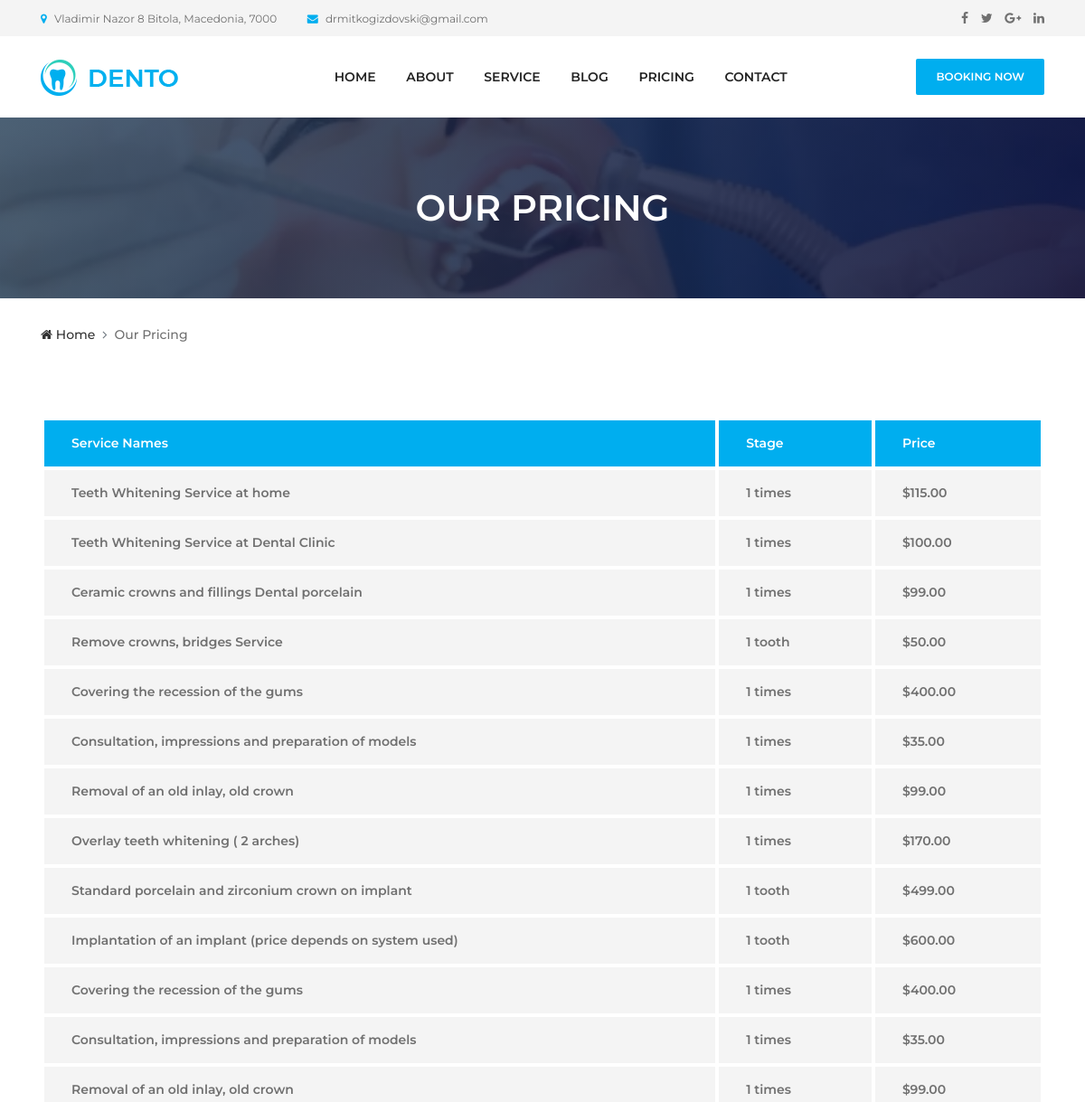
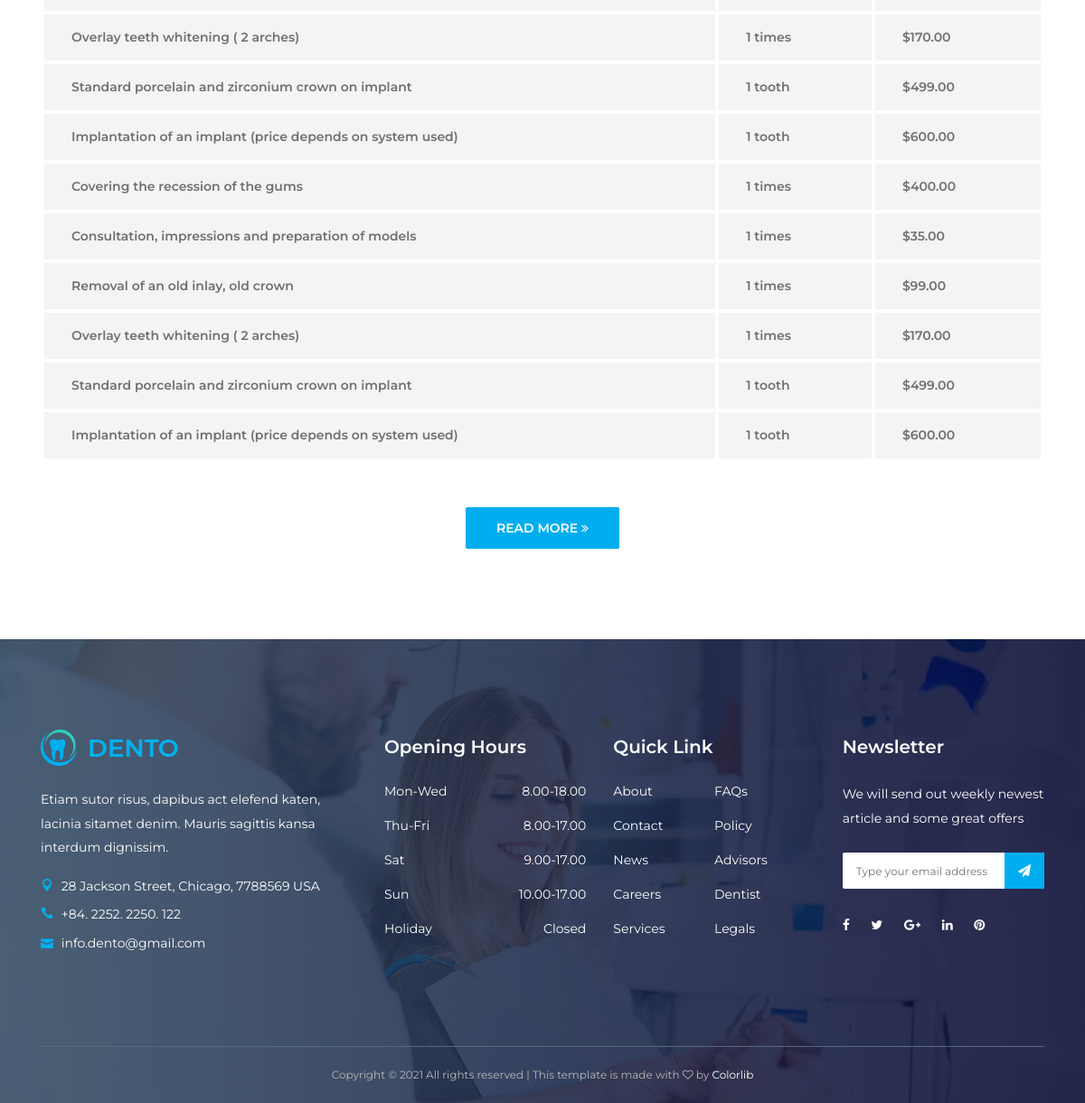
The page /pricing/ on the database its author committed (2 pictures, top to bottom).
### website/models.py (models this page shows, shortened)
class Pricing(models.Model):
    service_names = models.CharField(max_length=100)
    stage = models.CharField(max_length=10)
    price = models.FloatField()
    class Meta:
        verbose_name_plural = 'Pricing'

### website/views.py (the view)
# urls.py: path('pricing/', views.pricing, name='pricing'),
def pricing(request):
    form = EmailSignupForm()
    pricing = Pricing.objects.all()
    context = {'form': form, 'pricing': pricing}
    return render(request, 'website/pricing.html', context)

### marketing/forms.py
class EmailSignupForm(forms.ModelForm):
    email = forms.EmailField(widget=forms.TextInput(
        attrs={
            'type': 'email',
            'name': 'email',
            'id': 'email',
            'placeholder': 'Type your email address',
        }),
        label='')
    class Meta:
        model = Signup
        fields = ('email', )

### templates/website/pricing.html (shortened to what this page needs)
{% extends 'base.html' %}
{% load static %}
{% block content %}
<div class="breadcumb-area bg-img bg-gradient-overlay"
  style="background-image: url({% static 'website/img/bg-img/12.jpg' %});">
  <div class="container h-100">
    <div class="row h-100 align-items-center">
      <div class="col-12">
        <h2 class="title">Our Pricing</h2>
      </div>
    </div>
  </div>
</div>
<div class="breadcumb--con">
  <div class="container">
    <div class="row">
      <div class="col-12">
        <nav aria-label="breadcrumb">
          <ol class="breadcrumb">
            <li class="breadcrumb-item"><a href="#"><i class="fa fa-home"></i> Home</a></li>
            <li class="breadcrumb-item active" aria-current="page">Our Pricing</li>
          </ol>
        </nav>
      </div>
    </div>
  </div>
</div>
<section class="dento-pricing-table-area mt-50 section-padding-0-100">
  <div class="container">
    <div class="row">
      <div class="col-12">
        <div class="dento-price-table table-responsive">
          <table class="table table-borderless mb-0">
            <thead>
              <tr>
                <th scope="col">Service Names</th>
                <th scope="col">Stage</th>
                <th scope="col">Price</th>
              </tr>
            </thead>
            <tbody>
              {% for item in pricing %}
              <tr>
                <th scope="row">{{item.service_names}}</th>
                <td>{{item.stage}}</td>
                <td>${{item.price|floatformat:2}}</td>
              </tr>
              {% endfor %}
            </tbody>
          </table>
        </div>
      </div>
      <div class="col-12">
        <div class="more-btn text-center mt-50">
          <a href="{% url 'pricing' %}" class="btn dento-btn">Read More <i class="fa fa-angle-double-right"></i></a>
        </div>
      </div>
    </div>
  </div>
</section>
{% endblock %}

### templates/base.html (shortened to what this page needs)
{% load static %}
{% load crispy_forms_tags %}
<!DOCTYPE html>
<html lang="en">
<head>
  <link rel="stylesheet" href="{% static 'website/css/style.css' %}">
</head>
<body>
  <header class="header-area">
    <div class="top-header-area">
      <div class="container h-100">
        <div class="row h-100 align-items-center">
          <div class="col-6 col-md-9 col-lg-8">
            <div class="top-header-content">
              <a href="{% url 'contact' %}" data-toggle="tooltip" data-placement="bottom"
                title="Vladimir Nazor 8 Bitola, Macedonia, 7000"><i class="fa fa-map-marker"></i> <span>Vladimir Nazor
                  8
                  Bitola, Macedonia, 7000</span></a>
              <a href="{% url 'contact' %}" data-toggle="tooltip" data-placement="bottom"
                title="drmitkogizdovski@gmail.com"><i class="fa fa-envelope"></i>
                <span>drmitkogizdovski@gmail.com</span></a>
            </div>
          </div>
          <div class="col-6 col-md-3 col-lg-4">
            <div class="top-header-social-info text-right">
              <a href="https://www.facebook.com/dr.mitko.gizdovski" data-toggle="tooltip" data-placement="bottom"
                title="Facebook"><i class="fa fa-facebook"></i></a>
              <a href="#" data-toggle="tooltip" data-placement="bottom" title="Twitter"><i
                  class="fa fa-twitter"></i></a>
              <a href="#" data-toggle="tooltip" data-placement="bottom" title="Google Plus"><i
                  class="fa fa-google-plus"></i></a>
              <a href="#" data-toggle="tooltip" data-placement="bottom" title="Linkedin"><i
                  class="fa fa-linkedin"></i></a>
            </div>
          </div>
        </div>
      </div>
    </div>
    <div class="main-header-area">
      <div class="classy-nav-container breakpoint-off">
        <div class="container">
          <nav class="classy-navbar justify-content-between" id="dentoNav">
            <a class="nav-brand" href="{% url 'home' %}"><img src="{% static 'website/img/core-img/logo.png' %}"
                alt=""></a>
            <div class="classy-menu">
              <div class="classynav">
                <ul id="nav">
                  <li><a href="{% url 'home' %}">Home</a></li>
                  <li><a href="{% url 'about' %}">About</a></li>
                  <li><a href="{% url 'web_service' %}">Service</a></li>
                  <li><a href="{% url 'pricing' %}">Blog</a></li>
                  <li><a href="{% url 'pricing' %}">Pricing</a></li>
                  <li><a href="{% url 'contact' %}">Contact</a></li>
                </ul>
              </div>
            </div>
            <a href="#appointment" class="btn dento-btn booking-btn">Booking Now</a>
          </nav>
        </div>
      </div>
    </div>
  </header>
  {% block content %}
  {% endblock %}
  <footer class="footer-area bg-img bg-gradient-overlay"
    style="background-image: url({% static 'website/img/bg-img/3.jpg' %});">
    <div class="container">
      <div class="row">
        <div class="col-12 col-sm-6 col-lg-4">
          <div class="single-footer-widget">
            <a href="./index.html" class="d-block mb-4"><img src="{% static 'website/img/core-img/logo.png' %}"
                alt=""></a>
            <p>Etiam sutor risus, dapibus act elefend katen, lacinia sitamet denim. Mauris sagittis kansa interdum
              dignissim.</p>
            <div class="footer-contact">
              <p><i class="icon_pin"></i> 28 Jackson Street, Chicago, 7788569 USA</p>
              <p><i class="icon_phone"></i> +84. 2252. 2250. 122</p>
              <p><i class="icon_mail"></i> info.dento@gmail.com</p>
            </div>
          </div>
        </div>
        <div class="col-12 col-sm-6 col-lg">
          <div class="single-footer-widget">
            <h5 class="widget-title">Opening Hours</h5>
            <ul class="opening-hours">
              <li><span>Mon-Wed</span> <span>8.00-18.00</span></li>
              <li><span>Thu-Fri</span> <span>8.00-17.00</span></li>
              <li><span>Sat</span> <span>9.00-17.00</span></li>
              <li><span>Sun</span> <span>10.00-17.00</span></li>
              <li><span>Holiday</span> <span>Closed</span></li>
            </ul>
          </div>
        </div>
        <div class="col-12 col-sm-6 col-lg">
          <div class="single-footer-widget">
            <h5 class="widget-title">Quick Link</h5>
            <nav>
              <ul class="quick-links">
                <li><a href="#">About</a></li>
                <li><a href="#">FAQs</a></li>
                <li><a href="#">Contact</a></li>
                <li><a href="#">Policy</a></li>
                <li><a href="#">News</a></li>
                <li><a href="#">Advisors</a></li>
                <li><a href="#">Careers</a></li>
                <li><a href="#">Dentist</a></li>
                <li><a href="#">Services</a></li>
                <li><a href="#">Legals</a></li>
              </ul>
            </nav>
          </div>
        </div>
        <div class="col-12 col-sm-6 col-lg">
          <div class="single-footer-widget">
            <h5 class="widget-title">Newsletter</h5>
            <p>We will send out weekly newest article and some great offers</p>
            <div class="footer-newsletter-form">
              <form action="{% url 'email_list_signup' %}" method="post">
                {{ form }}
                <button type="submit"><i class="fa fa-paper-plane" aria-hidden="true"></i></button>
              </form>
            </div>
            <div class="footer-social-info">
              <a href="#" data-toggle="tooltip" data-placement="top" title="Facebook"><i class="fa fa-facebook"></i></a>
              <a href="#" data-toggle="tooltip" data-placement="top" title="Twitter"><i class="fa fa-twitter"></i></a>
              <a href="#" data-toggle="tooltip" data-placement="top" title="Google Plus"><i
                  class="fa fa-google-plus"></i></a>
              <a href="#" data-toggle="tooltip" data-placement="top" title="Linkedin"><i class="fa fa-linkedin"></i></a>
              <a href="#" data-toggle="tooltip" data-placement="top" title="Pinterest"><i
                  class="fa fa-pinterest"></i></a>
            </div>
          </div>
        </div>
      </div>
    </div>
    <div class="container">
      <div class="row">
        <div class="col-12">
          <div class="copywrite-content">
            <p>
              Copyright &copy;
              <script>document.write(new Date().getFullYear());</script> All rights reserved | This template is made
              with <i class="fa fa-heart-o" aria-hidden="true"></i> by <a href="https://colorlib.com"
                target="_blank">Colorlib</a>
            </p>
          </div>
        </div>
      </div>
    </div>
  </footer>
</body>
</html>

### static/website/css/default-assets/classy-nav.css (style rules this page uses)
body { font-family: "Roboto", sans-serif; }
ul { margin: 0; }
ul li { list-style: none; }
img { height: auto; max-width: 100%; }
.bg-img { background-position: center center; background-size: cover; background-repeat: no-repeat; }
.classy-nav-container { position: relative; z-index: 100; background-color: #ffffff; }
.classy-nav-container * { box-sizing: border-box; }
.classy-nav-container a { -webkit-transition-duration: 500ms; transition-duration: 500ms; text-decoration: none; outline: none; font-size: 14px; font-weight: 400; color: #232323; display: inline-block; }
.justify-content-between { -webkit-box-pack: justify; -ms-flex-pack: justify; justify-content: space-between; }
.classy-navbar { width: 100%; height: 70px; padding: 0.5em 2em; display: -webkit-box; display: -ms-flexbox; display: flex; -webkit-box-align: center; -ms-flex-align: center; -ms-grid-row-align: center; align-items: center; }
.classy-navbar .nav-brand { font-size: 26px; font-weight: 500; color: #565656; display: inline-block; margin-right: 30px; }
.classynav ul li { display: inline-block; clear: both; position: inherit; z-index: 10; }
.classynav ul li a { padding: 0 12px; display: block; height: 35px; font-size: 14px; line-height: 34px; }
.breakpoint-off .classynav { display: -webkit-box; display: -ms-flexbox; display: flex; -webkit-box-align: center; -ms-flex-align: center; -ms-grid-row-align: center; align-items: center; }

### rows shown on the page
Pricing: service_names "Teeth Whitening Service at home", stage "1 times", price "115.00"
Pricing: service_names "Teeth Whitening Service at Dental Clinic", stage "1 times", price "100.00"
Pricing: service_names "Ceramic crowns and fillings Dental porcelain", stage "1 times", price "99.00"
Pricing: service_names "Remove crowns, bridges Service", stage "1 tooth", price "50.00"
Pricing: service_names "Covering the recession of the gums", stage "1 times", price "400.00"
Pricing: service_names "Consultation, impressions and preparation of models", stage "1 times", price "35.00"
Pricing: service_names "Removal of an old inlay, old crown", stage "1 times", price "99.00"
Pricing: service_names "Overlay teeth whitening ( 2 arches)", stage "1 times", price "170.00"
Pricing: service_names "Standard porcelain and zirconium crown on implant", stage "1 tooth", price "499.00"
Pricing: service_names "Implantation of an implant (price depends on system used)", stage "1 tooth", price "600.00"
Pricing: service_names "Covering the recession of the gums", stage "1 times", price "400.00"
Pricing: service_names "Consultation, impressions and preparation of models", stage "1 times", price "35.00"
Pricing: service_names "Removal of an old inlay, old crown", stage "1 times", price "99.00"
Pricing: service_names "Overlay teeth whitening ( 2 arches)", stage "1 times", price "170.00"
Pricing: service_names "Standard porcelain and zirconium crown on implant", stage "1 tooth", price "499.00"
Pricing: service_names "Implantation of an implant (price depends on system used)", stage "1 tooth", price "600.00"
Pricing: service_names "Covering the recession of the gums", stage "1 times", price "400.00"
Pricing: service_names "Consultation, impressions and preparation of models", stage "1 times", price "35.00"
Pricing: service_names "Removal of an old inlay, old crown", stage "1 times", price "99.00"
Pricing: service_names "Overlay teeth whitening ( 2 arches)", stage "1 times", price "170.00"
Pricing: service_names "Standard porcelain and zirconium crown on implant", stage "1 tooth", price "499.00"
Pricing: service_names "Implantation of an implant (price depends on system used)", stage "1 tooth", price "600.00"
